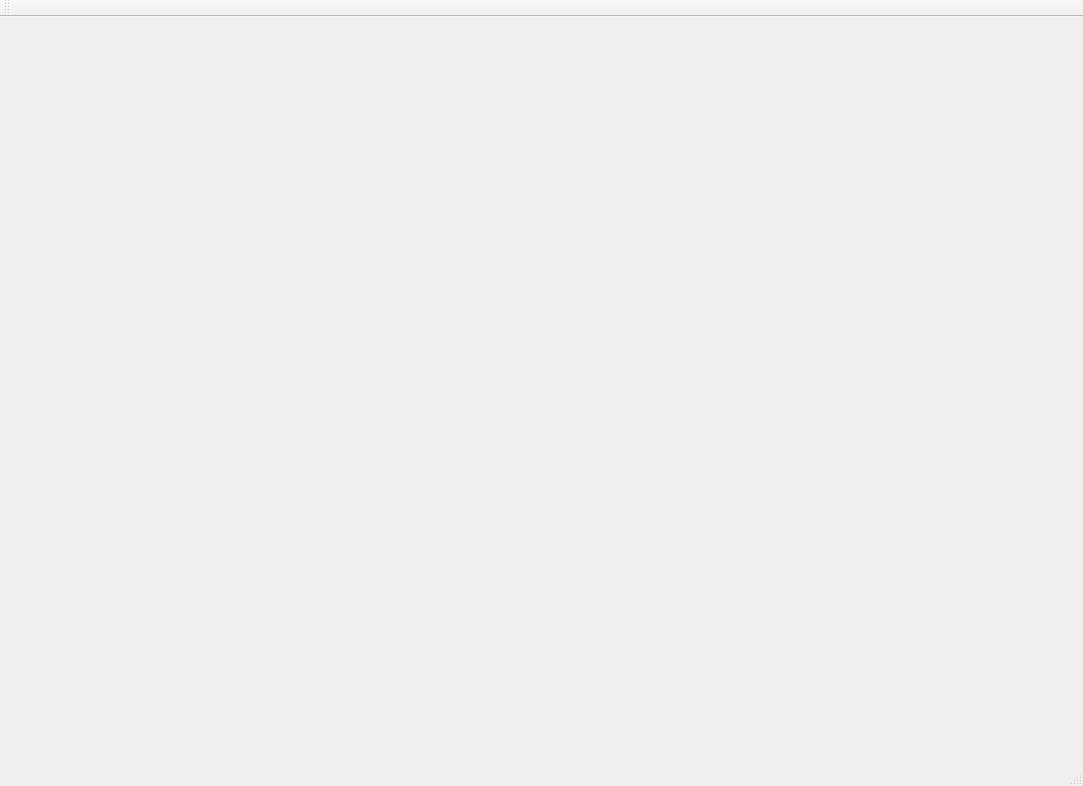
<?xml version="1.0" encoding="UTF-8"?>
<ui version="4.0">
 <class>MainWindowClass</class>
 <widget class="QMainWindow" name="MainWindowClass">
  <property name="geometry">
   <rect>
    <x>0</x>
    <y>0</y>
    <width>1083</width>
    <height>786</height>
   </rect>
  </property>
  <property name="windowTitle">
   <string>MainWindow</string>
  </property>
  <widget class="QWidget" name="centralWidget"/>
  <widget class="QMenuBar" name="menuBar">
   <property name="geometry">
    <rect>
     <x>0</x>
     <y>0</y>
     <width>1083</width>
     <height>21</height>
    </rect>
   </property>
  </widget>
  <widget class="QToolBar" name="mainToolBar">
   <attribute name="toolBarArea">
    <enum>TopToolBarArea</enum>
   </attribute>
   <attribute name="toolBarBreak">
    <bool>false</bool>
   </attribute>
  </widget>
  <widget class="QStatusBar" name="statusBar"/>
 </widget>
 <layoutdefault spacing="6" margin="11"/>
 <resources>
  <include location="MainWindow.qrc"/>
 </resources>
 <connections/>
</ui>
